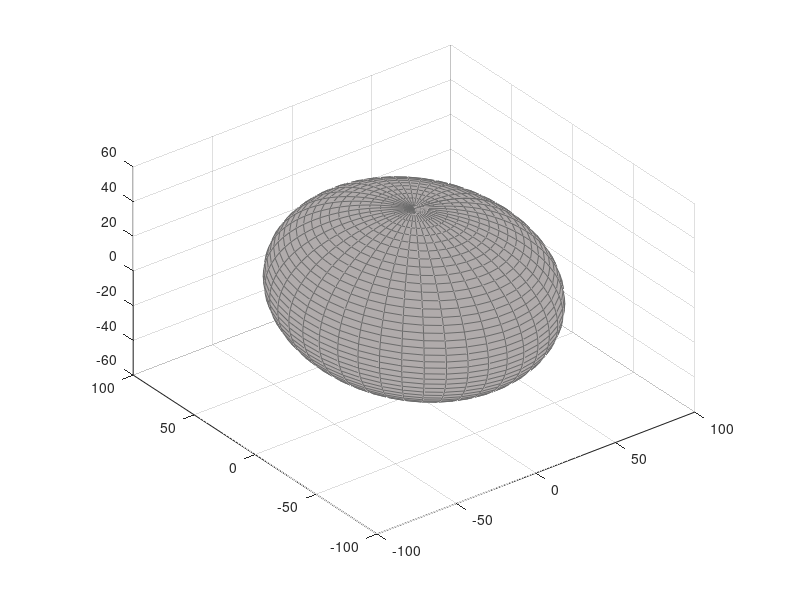

This figure's MATLAB source: (Note: this script raises an error after producing the figure.)
%% <Description>
%
% ARGUMENTS:
%          Discretization
%          Cortex  -- <description>
%          Thalamus  -- <description>
%
% OUTPUT: 
%          Cortex  -- <description>
%          Thalamus  -- <description>
%
% REQUIRES: 
%        AxisToOrigin() -- 
%        TriRep -- A Matlab object, not yet available in Octave.
%        DelaunayTri() -- Not yet available in Octave...
%
% USAGE:
%{
      options.Dynamics.Discretization = 23;
      [Cortex Thalamus] = PhysicsBrain(options.Dynamics.Discretization);

      ce = round(options.Dynamics.Discretization./2); %Cortical-equator...
      CorticoThalmicDistance = dis([Cortex.X(ce,:) ; Cortex.Y(ce,:) ; Cortex.Z(ce,:)], [Thalamus.X(ce,:) ; Thalamus.Y(ce,:) ; Thalamus.Z(ce,:)]);
      figure, plot(CorticoThalmicDistance)
%}
%
% MODIFICATION HISTORY:
%     SAK(30-03-2010) -- Original.
%     SAK(Nov 2013)   -- Move to git, future modification history is
%                        there...
%%%%%%%%%%%%%%%%%%%%%%%%%%%%%%%%%%%%%%%%%%%%%%%%%%%%%%%%%%%%%%%%%%%%%%%%%%%%


function [Cortex Thalamus vertCortex trianCortex vertnormCortex] = PhysicsBrain(Discretization,Cortex,Thalamus)
  % Set any argument that weren't specified
  if nargin < 1,
    Discretization = 43;
  end
  if nargin < 2,
    %http://faculty.washington.edu/chudler/facts.html
    Cortex.rX = 70;   %mm
    Cortex.rY = 83.5; %mm
    Cortex.rZ = 46.5; %mm
    Cortex.cX = 0.0;  %mm
    Cortex.cY = 0.0;  %mm
    Cortex.cZ = 0.0;  %mm
  end
  if nargin < 3,
    %Marzinzik etal 2008, Journal of Cognitive Neuroscience 20:10, pp. 1903–1914 
    %"The Human Thalamus is Crucially Involved in Executive Control Operations" 
    Thalamus.rX = 0.156509561522117*70;   %mm %% Average of Cortex/Thalamus ration for width and height... %%
    Thalamus.rY = 12.4; %mm
    Thalamus.rZ = 7.65; %mm
    Thalamus.cX = 0.0;  %mm
    Thalamus.cY = 0.5*Thalamus.rY; %mm
    Thalamus.cZ = -Thalamus.rZ; %mm
  end

%%
  [Cortex.X,Cortex.Y,Cortex.Z] = ellipsoid(Cortex.cX,Cortex.cY,Cortex.cZ,Cortex.rX,Cortex.rY,Cortex.rZ, Discretization-1);
  [Thalamus.X,Thalamus.Y,Thalamus.Z] = ellipsoid(Thalamus.cX,Thalamus.cY,Thalamus.cZ,Thalamus.rX,Thalamus.rY,Thalamus.rZ, Discretization-1);

%% 3D
  figure,
    surf(Cortex.X,Cortex.Y,Cortex.Z, 'FaceColor', [0.69 0.67 0.67], 'EdgeColor', [0.42 0.42 0.42]);
    daspect([1 1 1])
    hold on
    surf(Thalamus.X,Thalamus.Y,Thalamus.Z, 'FaceColor', [0.69 0.67 0.67], 'EdgeColor', [0.42 0.42 0.42]);
    alpha(.3);
    
    plot3(Cortex.X(round(Discretization./2),:),Cortex.Y(round(Discretization./2),:),Cortex.Z(round(Discretization./2),:), 'r')
    plot3(Thalamus.X(round(Discretization./2),:),Thalamus.Y(round(Discretization./2),:),Thalamus.Z(round(Discretization./2),:), 'g')
    
    AxisToOrigin(gcf,gca,{'Right Ear' 'Nose' 'Top'})
  
%% 2D, approx... 
%  figure,
%   plot(Cortex.X(round(Discretization./2),:),Cortex.Y(round(Discretization./2),:), 'r')
%   daspect([1 1 1])
%   hold on
%   plot(Thalamus.X(round(Discretization./2),:),Thalamus.Y(round(Discretization./2),:), 'g')

%% Extract (delaunay) triangulated cortical surface.

%keyboard
  if nargout>2,
    DT = DelaunayTri(Cortex.X(:), Cortex.Y(:), Cortex.Z(:)); % NB. The returned "Triangles" will be 4 sided polygons... 
    [tri Xb] = freeBoundary(DT);
    tr = TriRep(tri, Xb);
    vertCortex = tr.X;
    trianCortex = tr.Triangulation;
    fn = faceNormals(tr);
    temp = vertexAttachments(tr,(1:length(tr.X)).');
    vertnormCortex = zeros(size(vertCortex));
    for k =1:length(tr.X),
      vertnormCortex(k,:) = mean(fn(temp{k},:));
    end
  end

end %function PhysicsBrain()
